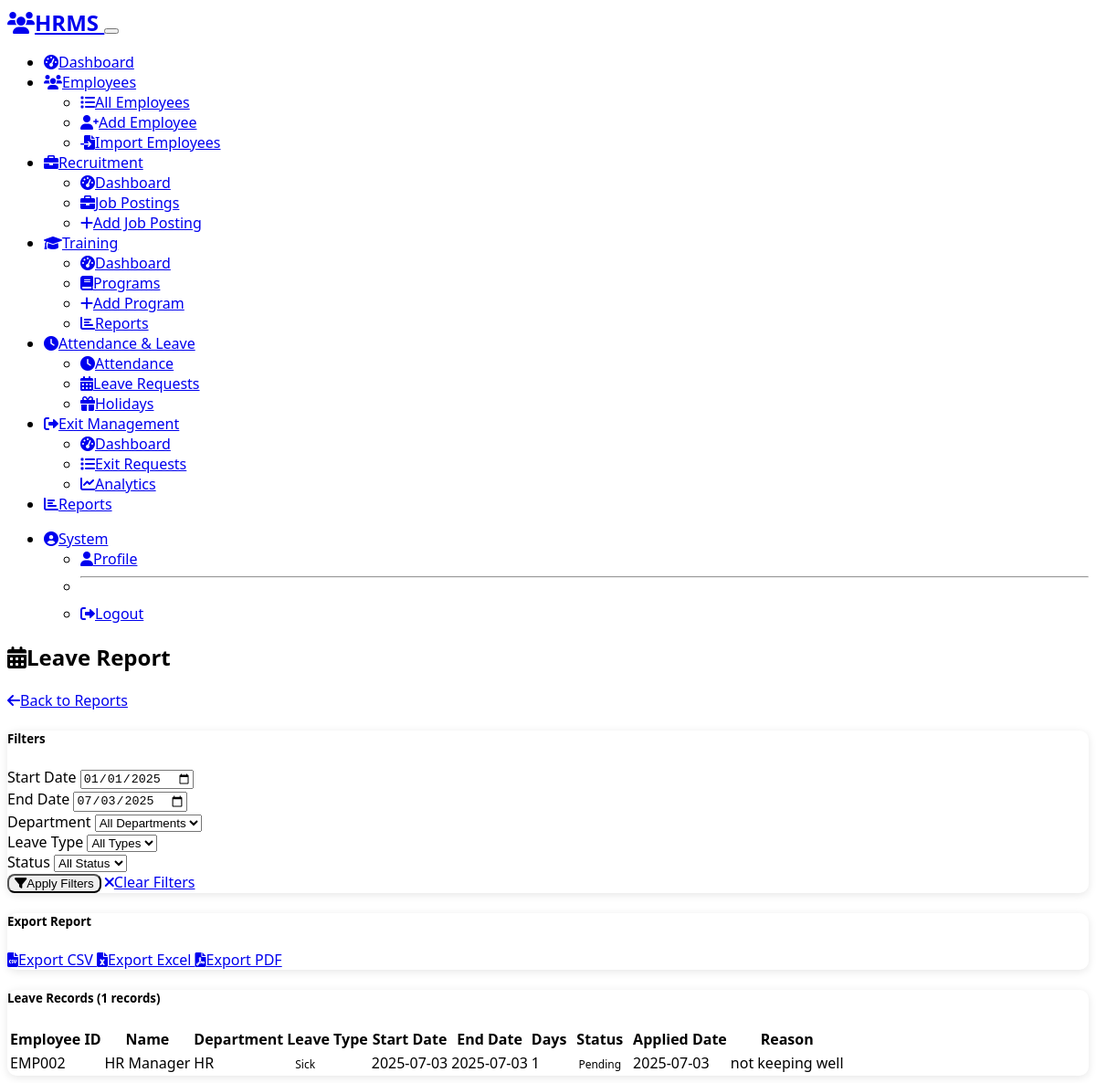
Before: /reports/leave-report (signed in) with the older database file.
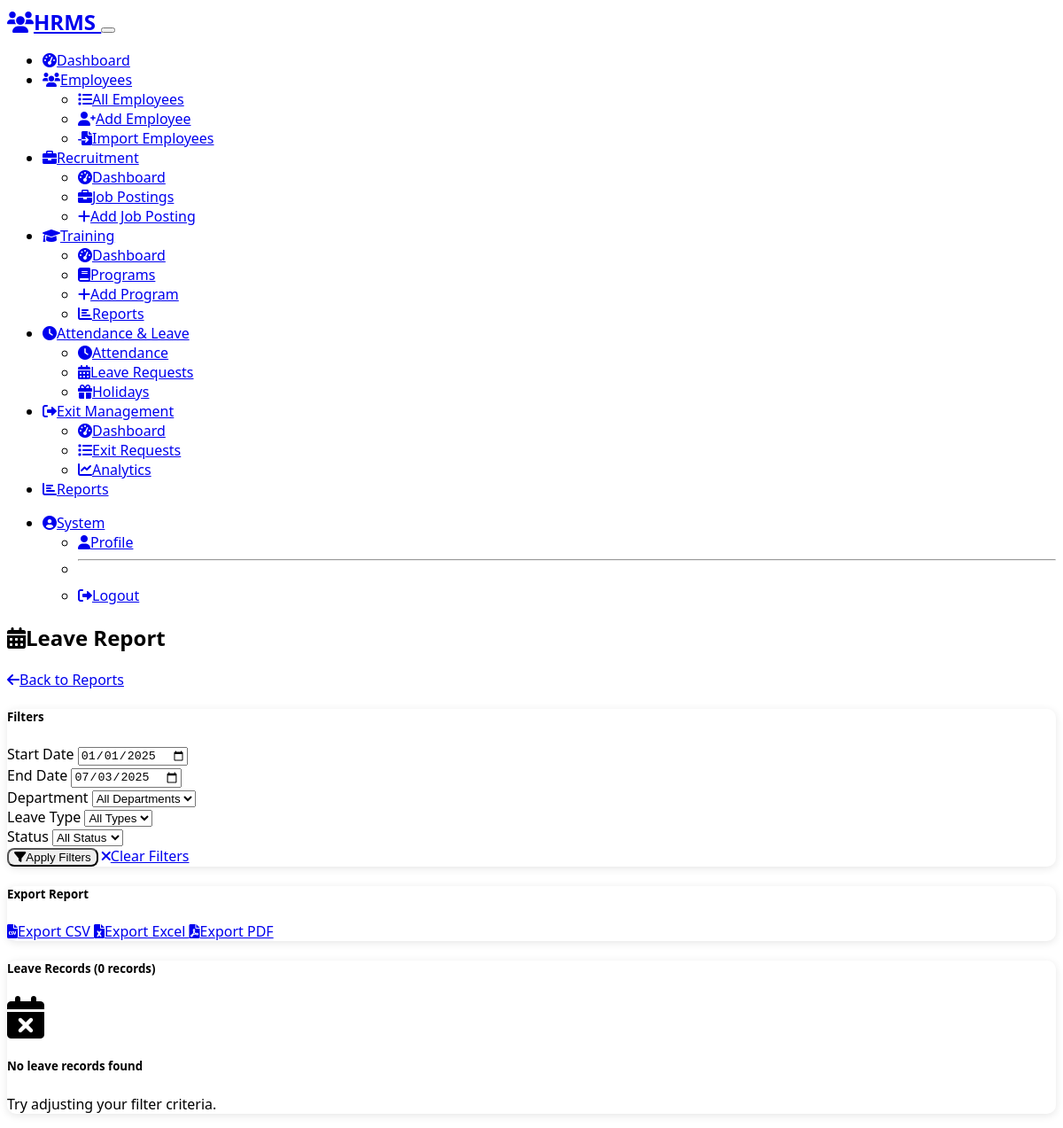
After: the same page with the newer database file.
### models.py (models this page shows, shortened)
class LeaveRequest(db.Model):
    __tablename__ = 'leave_requests'
    id = db.Column(db.Integer, primary_key=True)
    user_id = db.Column(db.Integer, db.ForeignKey('users.id'), nullable=False)
    leave_type = db.Column(db.String(20), nullable=False)  # sick/casual/earned/optional
    start_date = db.Column(db.Date, nullable=False)
    end_date = db.Column(db.Date, nullable=False)
    days_requested = db.Column(db.Integer, nullable=False)
    reason = db.Column(db.Text, nullable=False)
    status = db.Column(db.String(20), default='pending')  # pending/approved/rejected
    applied_date = db.Column(db.DateTime, default=datetime.utcnow)
    reviewed_date = db.Column(db.DateTime)
    reviewed_by = db.Column(db.Integer, db.ForeignKey('users.id'))
    admin_comments = db.Column(db.Text)

class User(UserMixin, db.Model):
    __tablename__ = 'users'
    id = db.Column(db.Integer, primary_key=True)
    email = db.Column(db.String(120), unique=True, nullable=False)
    employee_id = db.Column(db.String(20), unique=True, nullable=False)
    first_name = db.Column(db.String(50), nullable=False)
    last_name = db.Column(db.String(50), nullable=False)
    phone = db.Column(db.String(15))
    department = db.Column(db.String(50), nullable=False)
    designation = db.Column(db.String(50), nullable=False)
    work_mode = db.Column(db.String(20), nullable=False, default='onsite')  # onsite/offsite
    role = db.Column(db.String(20), nullable=False, default='employee')  # admin/employee/manager
    manager_id = db.Column(db.Integer, db.ForeignKey('users.id'), nullable=True)
    password_hash = db.Column(db.String(256))
    active = db.Column(db.Boolean, default=True)
    date_joined = db.Column(db.DateTime, default=datetime.utcnow)
    reset_token = db.Column(db.String(100))
    reset_token_expires = db.Column(db.DateTime)
    @property
    def is_active(self):
        return self.active
    attendance_records = db.relationship('Attendance', backref='user', lazy=True)
    leave_requests = db.relationship('LeaveRequest', foreign_keys='LeaveRequest.user_id', backref='user', lazy=True)
    reviewed_leave_requests = db.relationship('LeaveRequest', foreign_keys='LeaveRequest.reviewed_by', backref='reviewer', lazy=True)
    documents = db.relationship('Document', backref='user', lazy=True)
    reportees = db.relationship('User', backref=db.backref('manager', remote_side='User.id'), lazy=True)
    emergency_contacts = db.relationship('EmergencyContact', backref='user', lazy=True)
    job_postings = db.relationship('JobPosting', backref='poster', lazy=True)
    interviews = db.relationship('Interview', backref='interviewer', lazy=True)
    training_programs = db.relationship('TrainingProgram', backref='creator', lazy=True)
    training_enrollments = db.relationship('TrainingEnrollment', backref='user', lazy=True)
    certifications = db.relationship('Certification', backref='user', lazy=True)
    exit_requests = db.relationship('ExitRequest', foreign_keys='ExitRequest.user_id', backref='user', lazy=True)
    approved_exits = db.relationship('ExitRequest', foreign_keys='ExitRequest.approved_by', backref='approver', lazy=True)
    exit_interviews = db.relationship('ExitInterview', backref='interviewer', lazy=True)
    announcements = db.relationship('Announcement', backref='creator', lazy=True)
    policy_documents = db.relationship('PolicyDocument', backref='creator', lazy=True)
    policy_acknowledgments = db.relationship('PolicyAcknowledgment', backref='user', lazy=True)
    employment_history = db.relationship('EmploymentHistory', backref='user', lazy=True)
    @property
    def can_manage_employees(self):
        return self.role in ['admin', 'hr']
    @property
    def full_name(self):
        return f"{self.first_name} {self.last_name}"

### routes/reports.py (the view)
    def decorated_function(*args, **kwargs):
        if current_user.role not in ['admin', 'manager'] and not current_user.is_manager:
            flash('Access denied. Manager or Admin privileges required.', 'error')
            return redirect(url_for('main.index'))
        return f(*args, **kwargs)

### app.py (called while the page is built)
@login_manager.user_loader
def load_user(user_id):
    from models import User
    return User.query.get(int(user_id))

### routes/reports.py (called while the page is built)
def admin_or_manager_required(f):
    def decorated_function(*args, **kwargs):
        if current_user.role not in ['admin', 'manager'] and not current_user.is_manager:
            flash('Access denied. Manager or Admin privileges required.', 'error')
            return redirect(url_for('main.index'))
        return f(*args, **kwargs)
    decorated_function.__name__ = f.__name__
    return decorated_function

### templates/reports/leave_report.html (shortened to what the changed rows need)
{% extends "base.html" %}
{% block content %}
<div class="container-fluid">
    <div class="row">
        <div class="col-12">
            <div class="d-flex justify-content-between align-items-center mb-4">
                <h2><i class="fas fa-calendar-alt me-2"></i>Leave Report</h2>
            </div>
        </div>
    </div>
    <div class="card">
        <div class="card-header">
            <h5 class="mb-0">Leave Records ({{ leave_data|length }} records)</h5>
        </div>
        <div class="card-body">
            {% if leave_data %}
                <div class="table-responsive">
                    <table class="table table-striped table-hover">
                        <thead class="table-dark">
                            <tr>
                                <th>Employee ID</th>
                                <th>Name</th>
                                <th>Department</th>
                                <th>Leave Type</th>
                                <th>Start Date</th>
                                <th>End Date</th>
                                <th>Days</th>
                                <th>Status</th>
                                <th>Applied Date</th>
                                <th>Reason</th>
                            </tr>
                        </thead>
                        <tbody>
                            {% for leave_request, user in leave_data %}
                                <tr>
                                    <td>{{ user.employee_id }}</td>
                                    <td>{{ user.full_name }}</td>
                                    <td>{{ user.department }}</td>
                                    <td>
                                        <span class="badge bg-secondary">{{ leave_request.leave_type.title() }}</span>
                                    </td>
                                    <td>{{ leave_request.start_date.strftime('%Y-%m-%d') }}</td>
                                    <td>{{ leave_request.end_date.strftime('%Y-%m-%d') }}</td>
                                    <td>{{ leave_request.days_requested }}</td>
                                    <td>
                                        {% if leave_request.status == 'pending' %}
                                            <span class="badge bg-warning">Pending</span>
                                        {% elif leave_request.status == 'approved' %}
                                            <span class="badge bg-success">Approved</span>
                                        {% elif leave_request.status == 'rejected' %}
                                            <span class="badge bg-danger">Rejected</span>
                                        {% endif %}
                                    </td>
                                    <td>{{ leave_request.applied_date.strftime('%Y-%m-%d') }}</td>
                                    <td>
                                        <div class="text-truncate" style="max-width: 200px;" title="{{ leave_request.reason }}">
                                            {{ leave_request.reason }}
                                        </div>
                                    </td>
                                </tr>
                            {% endfor %}
                        </tbody>
                    </table>
                </div>
            {% else %}
                <div class="text-center py-4">
                    <i class="fas fa-calendar-times fa-3x text-muted mb-3"></i>
                    <h5 class="text-muted">No leave records found</h5>
                    <p class="text-muted">Try adjusting your filter criteria.</p>
                </div>
            {% endif %}
        </div>
    </div>
</div>
{% endblock %}

Changed rows visible on the page:
removed LeaveRequest: employee_id "EMP002", full_name "HR Manager", department "HR", leave_type "Sick", start_date "2025-07-03", end_date "2025-07-03", days_requested "1", status "Pending", applied_date "2025-07-03", reason "not keeping well"
Other visible differences:
{{ leave_data|length }}: "1" → "0"
text no longer shown: "Employee ID Name Department Leave Type Start Date End Date Days Status Applied Date Reason"
text now shown: "No leave records found Try adjusting your filter criteria."
